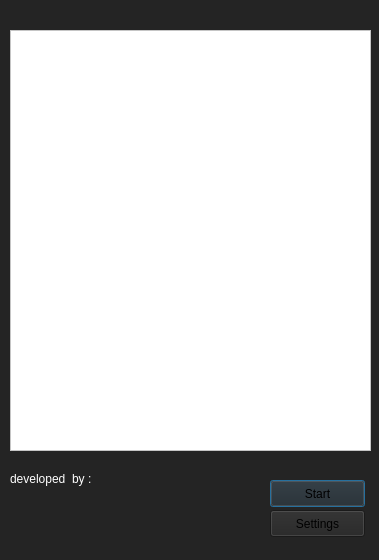
<?xml version="1.0" encoding="UTF-8"?>
<ui version="4.0">
 <class>Dialog</class>
 <widget class="QDialog" name="Dialog">
  <property name="geometry">
   <rect>
    <x>0</x>
    <y>0</y>
    <width>379</width>
    <height>560</height>
   </rect>
  </property>
  <property name="windowTitle">
   <string>MATT AUGUSTA</string>
  </property>
  <property name="styleSheet">
   <string notr="true">background-color: rgb(36, 36, 36);</string>
  </property>
  <widget class="QLabel" name="label">
   <property name="geometry">
    <rect>
     <x>120</x>
     <y>480</y>
     <width>71</width>
     <height>71</height>
    </rect>
   </property>
   <property name="styleSheet">
    <string notr="true">border-image: url(:/terminal/dev.png);</string>
   </property>
   <property name="text">
    <string/>
   </property>
  </widget>
  <widget class="QLabel" name="label_2">
   <property name="geometry">
    <rect>
     <x>190</x>
     <y>480</y>
     <width>61</width>
     <height>71</height>
    </rect>
   </property>
   <property name="styleSheet">
    <string notr="true">border-image: url(:/terminal/dyn);</string>
   </property>
   <property name="text">
    <string/>
   </property>
  </widget>
  <widget class="QLabel" name="label_3">
   <property name="geometry">
    <rect>
     <x>10</x>
     <y>470</y>
     <width>101</width>
     <height>17</height>
    </rect>
   </property>
   <property name="styleSheet">
    <string notr="true">color: rgb(255, 255, 255);</string>
   </property>
   <property name="text">
    <string>developed  by :</string>
   </property>
  </widget>
  <widget class="QTextBrowser" name="textBrowser">
   <property name="geometry">
    <rect>
     <x>10</x>
     <y>30</y>
     <width>361</width>
     <height>421</height>
    </rect>
   </property>
   <property name="styleSheet">
    <string notr="true">background-color: rgb(255, 255, 255);</string>
   </property>
  </widget>
  <widget class="QPushButton" name="pushButton">
   <property name="geometry">
    <rect>
     <x>270</x>
     <y>480</y>
     <width>95</width>
     <height>27</height>
    </rect>
   </property>
   <property name="text">
    <string>Start</string>
   </property>
  </widget>
  <widget class="QPushButton" name="pushButton_2">
   <property name="geometry">
    <rect>
     <x>270</x>
     <y>510</y>
     <width>95</width>
     <height>27</height>
    </rect>
   </property>
   <property name="text">
    <string>Settings</string>
   </property>
  </widget>
 </widget>
 <resources>
  <include location="gpx.qrc"/>
 </resources>
 <connections/>
</ui>
